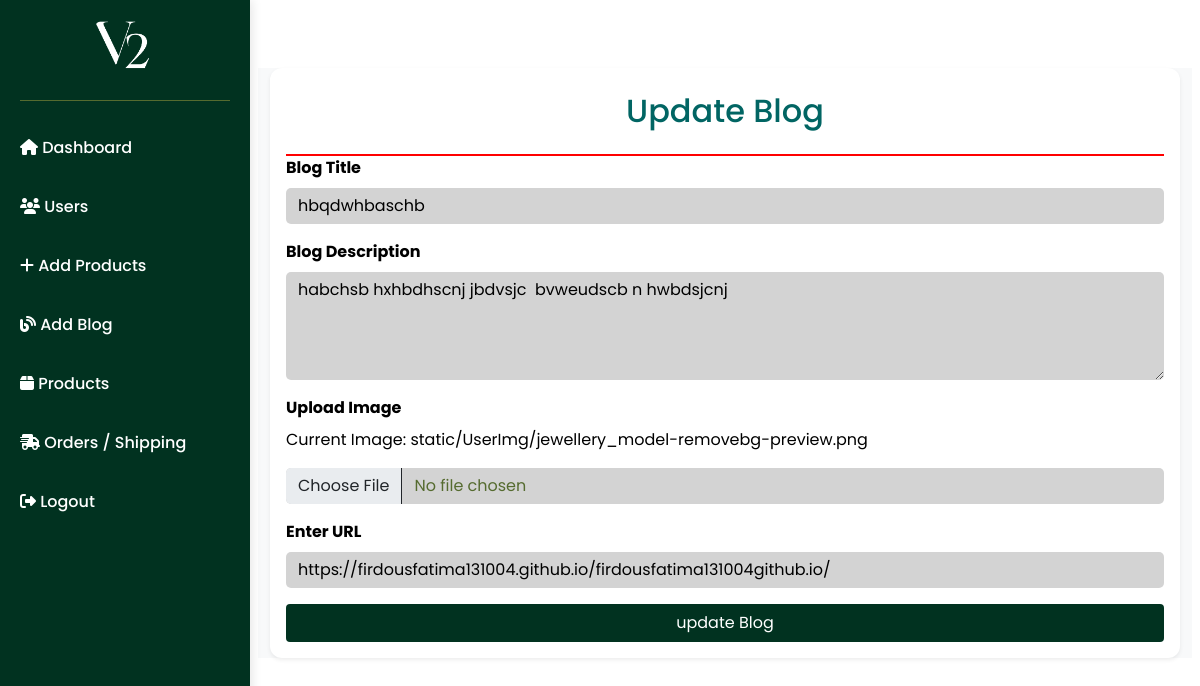
The app's page /upblog/1 (signed in), older data.
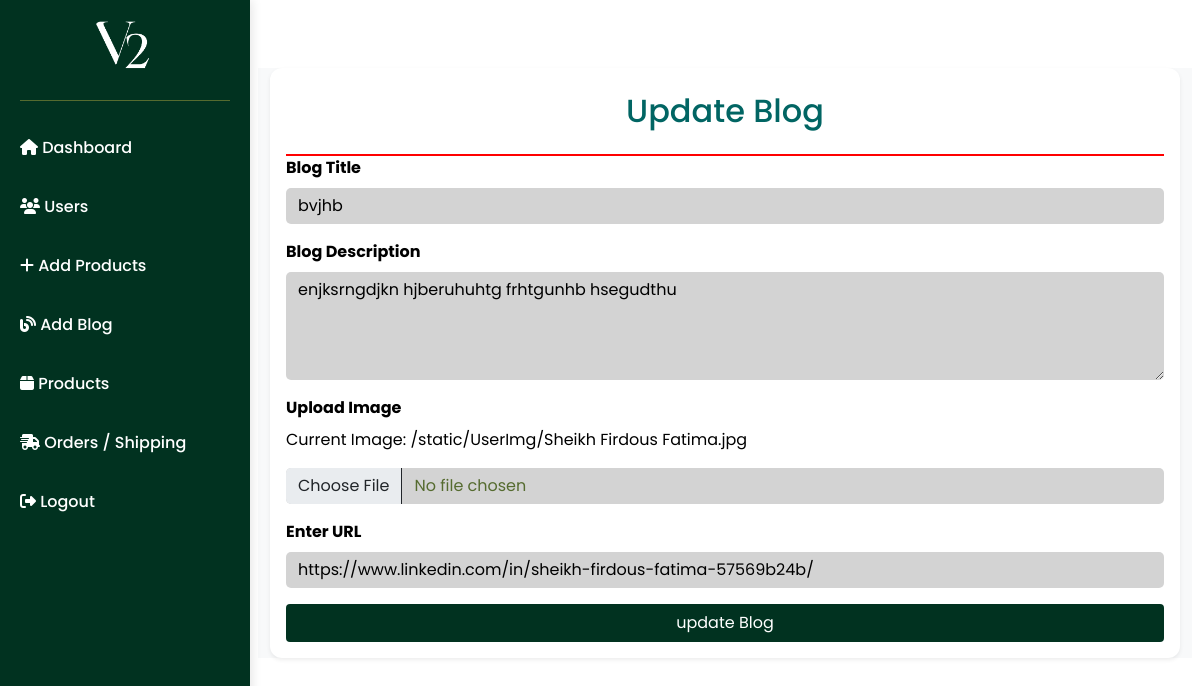
The same page, newer data.
### models.py (models this page shows)
class Blog(Base):
    __tablename__ = 'addblogs'
    id = Column(Integer, primary_key=True)
    blogtitle = Column(String(150), nullable=False)
    blogDesc = Column(String(150), nullable=False)
    bimg = Column(String(200))
    url = Column(String(150), nullable=False)

### app.py (the view)
@app.route('/upblog/<int:z>')
def update_blog(z):  # Renamed the function
    username = session.get('username')
    data = db_session.query(Blog).get(z)
    return render_template("update_blog.html", username=username, mydata=data)

### templates/update_blog.html (shortened to what this page needs)
{% extends 'admin_base.html' %}
{% block xyz %}
<div class="container py-5">
    <div class="row justify-content-center">
        <div class="col-md-12" style="background-color: #F8F9FA;">
            <div class="card border-0 shadow-sm">
                <div class=" text-center mt-4" style="color: #016563;">
                    <h2>Update Blog</h2>
                </div>
                <div class="card-body">
                    <form action="/Updblog/{{mydata.id}}" method="POST" enctype="multipart/form-data">
                        {% if success %}
                        <div class="text" style=" color:green">
                            <strong>{{ success }}</strong>
                        </div>
                        {% else %}
                        <div class="text" style="border: 1px solid red; color:red;">
                        </div>
                        {% endif %}
                        <div class="mb-3">
                            <label for="blogTitle" class="form-label" style="color: #000000;">Blog Title</label>
                            <input type="text" class="form-control" id="blogTitle" placeholder="Enter blog title" name="btitle" value="{{mydata.blogtitle}}"style="color: #000000; background-color:#D3D3D3;"  required>
                        </div>
                        <div class="mb-3">
                            <label for="blogDescription" class="form-label" style="color: #000000;">Blog Description</label>
                            <textarea class="form-control" id="blogDescription" rows="4" placeholder="Enter blog description" name="bdesc" required style="color: #000000; background-color:#D3D3D3;">{{mydata.blogDesc}}</textarea>
                        </div>
                        <div class="mb-3">
                             <label for="productImage" class="form-label" style="color: #000000;">Upload Image</label>
                             {% if mydata.bimg %}
                             <div>
                                  <p style="color: #000000;">Current Image: {{ mydata.bimg }}</p>
                             </div>
                             {% endif %}
                             <input class="form-control" type="file" id="productImage" accept="image/*"
                                  name="img" style="color: #556B2F; background-color:#D3D3D3;">
                        </div>
                        <div class="mb-3">
                            <label for="url" class="form-label" style="color: #000000;">Enter URL</label>
                            <input type="url" class="form-control" id="url" placeholder="Enter URL for read more" name="url" value="{{mydata.url}}" style="color: #000000; background-color:#D3D3D3;" required>
                        </div>
                        <div class="text-center">
                            <button type="submit" class="btn w-100" style="background-color: #013220; color:#fff">update Blog</button>
                        </div>
                    </form>
                </div>
            </div>
        </div>
    </div>
</div>
{% endblock xyz%}

Row changes from the older to the newer data that the page shows:
changed Blog: btitle "hbqdwhbaschb" → "bvjhb"; bdesc "habchsb hxhbdhscnj jbdvsjc bvweudscb n hwbdsjcnj" → "enjksrngdjkn hjberuhuhtg frhtgunhb hsegudthu"; bimg "static/UserImg/jewellery_model-removebg-preview.png" → "/static/UserImg/Sheikh Firdous Fatima.jpg"; url "https://firdousfatima131004.github.io/firdousfatima131004github.io/" → "https://www.linkedin.com/in/sheikh-firdous-fatima-57569b24b/"
